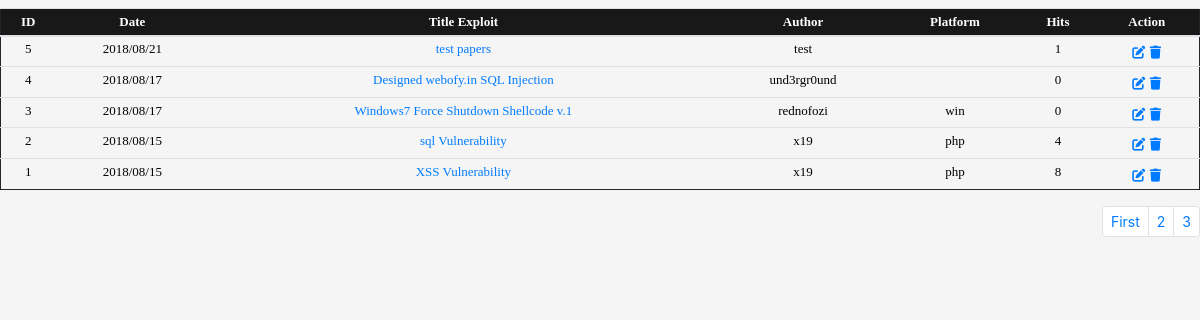
The app's page /admin/overview.php?pagin=3 (signed in) with its own data.
### tables this page shows
CREATE TABLE `post` (
  `id` int(11) NOT NULL,
  `cat` int(11) NOT NULL,
  `title` varchar(255) NOT NULL,
  `body` text NOT NULL,
  `author` varchar(255) NOT NULL,
  `tags` varchar(255) NOT NULL,
  `date` timestamp NOT NULL DEFAULT CURRENT_TIMESTAMP,
  `platform` text NOT NULL,
  `cate` text NOT NULL,
  `hits` int(11) NOT NULL
);

### admin/inc/fonc2.php (called while the page is built, shortened)
<?php
 function formatDate($date){
	return date('Y/m/d', strtotime($date));
}
 function chortxt($text,$chars = 50){
	$text=$text." ";
	$text =substr($text,0,$chars);
	$text =substr($text,0,strrpos($text,' '));
	$text=$text."  ";
	return $text ;
}
?>

### admin/overview.php (the view, shortened to what this page needs)
<?php
 include 'inc/fonc2.php';
 echo "
  <title>Edit Exploit</title>
 <link href='css/bootstrap.min.css' rel='stylesheet' media='screen'>
 <link href='css/xploit.css' rel='stylesheet' media='screen'>
 <link rel='stylesheet' type='text/css' href='../ic/css/all.css'>
  <style>
  #shadow {
  text-shadow: 1px 1px 3px #828282;
        filter: dropshadow(color=#828282, offx=1, offy=1);
  }
  #frame {
  border: 1px;
  }
  textarea {
  width: 500px;
  min-width:300px;
  max-height:300px;
  height:400px;
  min-height:400px;
  max-height:400px;
  }
  body {
  background-color:#f5f5f5;
  }
  </style><center>
  <div class='bs-docs-example'>
  <div class='well' style='max-width: 100%; padding: 8px 0;'>";
  $showRecordPerPage = 12;
  if(isset($_GET['pagin']) && !empty($_GET['pagin'])){
  $currentPage = (int)$_GET['pagin'];
  }else{
  $currentPage = 1;
  }
  $startFrom = ($currentPage * $showRecordPerPage) - $showRecordPerPage;
  $firstPage = 1;
  $previousPage = $currentPage - 1;
  $empSQL = "SELECT * FROM post ORDER BY id DESC LIMIT $startFrom, $showRecordPerPage";
  $empResult = mysqli_query($con, $empSQL);
  $count=mysqli_num_rows($empResult);
  if($count>0){
echo '
<div class="cont">
  <div class="show">
    <table class="table table-sm table-hover">
      <thead>
        <tr >
          <th scope="col"><font color="white" face="Tahoma" size="2">ID</th>
          <th scope="col"><font color="white" face="Tahoma" size="2">Date</th>
          <th scope="col"><font color="white" face="Tahoma" size="2">Title Exploit</th>
          <th scope="col"><font color="white" face="Tahoma" size="2">Author</th>
          <th scope="col"><font color="white" face="Tahoma" size="2">Platform</th>
          <th scope="col"><font color="white" face="Tahoma" size="2">Hits</th>
          <th scope="col"><font color="white" face="Tahoma" size="2">Action</th>
        </tr>
      </thead>
      <tbody>
        ';
        while($row= mysqli_fetch_assoc($empResult)){
        echo'<tr>
          <td ><font color="black" face="Tahoma" size="2">'.$row['id'].'</font>
            <td><font color="black" face="Tahoma" size="2">'.formatDate($row['date'] ).'</font>
            </td>
            <td><a href="#'.$row['id'].'" ><font face="Tahoma"  size="2"> '.chortxt(htmlspecialchars($row['title'])).'</a></font>
          </td>
          <td><a href="#'.htmlspecialchars($row['author']).'" ><font color="black" face="Tahoma" size="2">'.htmlspecialchars($row['author']).'</a></font>
        </td>
        <td ><font color="black" face="Tahoma" size="2"> '.htmlspecialchars($row['platform'] ).'</font>
        </td>
        <td ><font color="black" face="Tahoma" size="2"> '.htmlspecialchars($row['hits'] ).'</font>
        </td>
        <td><font color="black" face="Tahoma" size="2"><a href="edit_po.php?id='.$row['id'].'"><i class="fas fa-edit"></i></a></font>
        <font color="black"  face="Tahoma" size="2"><a href="delete.php?del='.$row['id'].'"><i class="fas fa-trash"></i></a></font>
      </td>
      '; }
    echo "</tr></tbody></table></div> ";
    echo "
    <ul class='pagination pagination-sm justify-content-end'>
      ";
      if($currentPage != $firstPage) {
      echo  "
      <li class='page-item'>
        <a class='page-link' href='?pagin=".$firstPage."'>
          <span aria-hidden='true'>First</span>
        </a>
      </li>";
      };
      if($currentPage >= 2) {
      echo  "
      <li class='page-item'>
        <a class='page-link' href='?pagin=".$previousPage."'>".$previousPage."</a>
      </li>";
      }
      echo  "
      <li class='page-item'>
        <a class='page-link' href='?pagin=".$currentPage."'>".$currentPage."</a>
      </li>";
      echo '
    </ul>
  </div>
  ';
  }
  else
  {
  echo "<div class='alert alert-danger text-center' role='alert'>404 Not Found</div> ";
  }
?>

### admin/css/xploit.css (style rules this page uses)
.show table { border: 1px solid ; text-decoration: none; text-align: center; }
.show thead { border: 1px solid rgba(0,0,0,0.1); background-color: #181818; }
.show tr { border: 1px solid #212529; }
.show a { text-decoration: none; }

### records on screen
post: id "5", date "2018/08/21", title "test papers", author "test", hits "1"
post: id "4", date "2018/08/17", title "Designed webofy.in SQL Injection", author "und3rgr0und", hits "0"
post: id "3", date "2018/08/17", title "Windows7 Force Shutdown Shellcode v.1", author "rednofozi", platform "win", hits "0"
post: id "2", date "2018/08/15", title "sql Vulnerability", author "x19", platform "php", hits "4"
post: id "1", date "2018/08/15", title "XSS Vulnerability", author "x19", platform "php", hits "8"

### other values on screen
$previousPage "2"
$currentPage "3"
